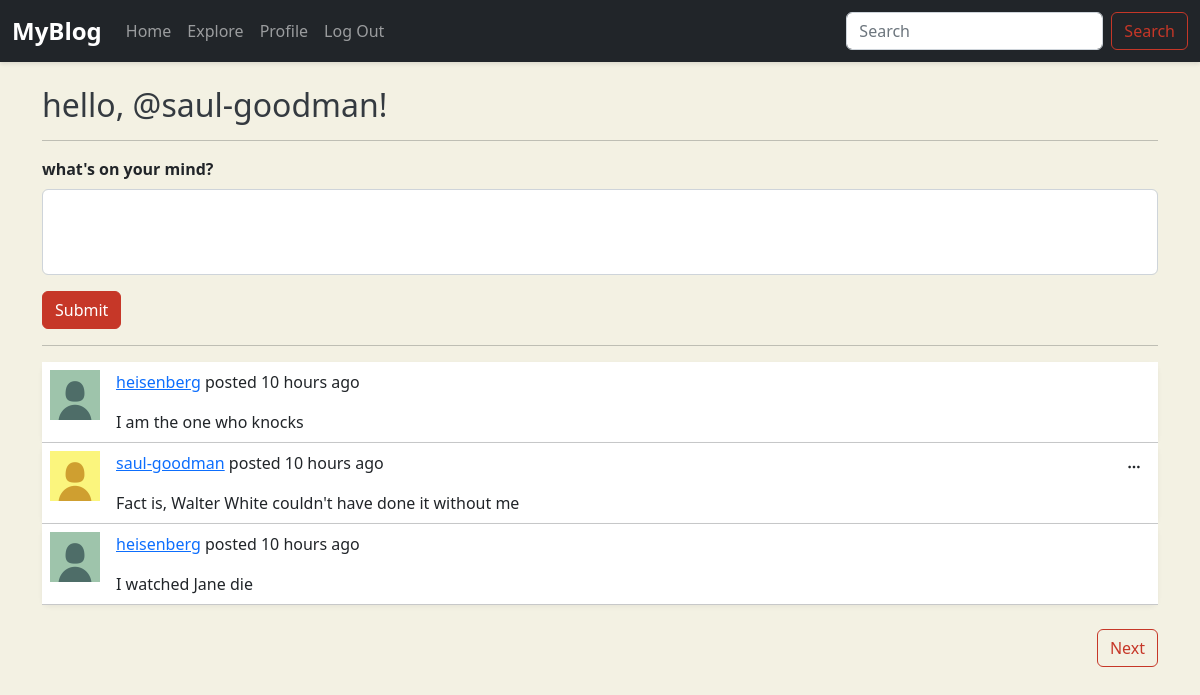
Screenshot of / (signed in) with the database file from the repository.
### tables this page shows
CREATE TABLE users (
id INTEGER PRIMARY KEY AUTOINCREMENT,
username TEXT UNIQUE NOT NULL,
hash TEXT NOT NULL,
name TEXT,
bio TEXT,
pfp TEXT);

CREATE TABLE posts (
id INTEGER PRIMARY KEY AUTOINCREMENT,
user_id INTEGER NOT NULL,
content TEXT NOT NULL,
post_time TIMESTAMP DEFAULT CURRENT_TIMESTAMP,
FOREIGN KEY (user_id) REFERENCES users(id) ON DELETE CASCADE);

### app.py (the view)
@app.route("/", methods=["GET", "POST"])
@login_required
def index():
    form = PostForm()
    db = get_db()
    cursor = db.cursor()
    if form.validate_on_submit():
        content = form.content.data
        cursor.execute("INSERT INTO posts (user_id, content, post_time) VALUES (?, ?, CURRENT_TIMESTAMP)", (session["user_id"], content))
        db.commit()
        return redirect("/")
    else:
        page = int(request.args.get("page", 1))
        per_page = 3
        offset = (page - 1) * per_page
        cursor.execute("SELECT posts.id, username, content, post_time, users.pfp FROM posts JOIN users ON users.id = user_id WHERE users.id IN (SELECT follows_id FROM follows WHERE follower_id = ? UNION SELECT ?) ORDER BY post_time DESC LIMIT ? OFFSET ?", (session["user_id"], session["user_id"], per_page, offset))
        posts = cursor.fetchall()
        for i in range(len(posts)):
            posts[i] = dict(posts[i])
            post = posts[i]
            post["post_time"] = time_ago(post["post_time"])
        cursor.execute("SELECT COUNT(*) FROM posts WHERE user_id IN (SELECT follows_id FROM follows WHERE follower_id = ? UNION SELECT ?)", (session["user_id"], session["user_id"]))
        total_posts = cursor.fetchone()[0]
        total_pages = max(1, (total_posts + per_page - 1) // per_page)
        if page > total_pages:
            return apology("Invalid Page Number")
        return render_template("index.html", posts=posts, form=form, page=page, total_pages=total_pages)

### app.py
class PostForm(FlaskForm):
    content = TextAreaField("Content", validators=[DataRequired(), Length(max=2000)])
    submit = SubmitField("Submit")

### app.py (called while the page is built)
@app.teardown_appcontext # this will automatically close the db connection after each request
def close_connection(exception):
    db = g.pop('db', None)
    if db is not None:
        db.close()

### helper.py (called while the page is built)
def get_db():
    if 'db' not in g:  # 'g' is a temporary storage object
        g.db = connect("blog.db") # 'db' is an attribute in which we are going to store the connection
        g.db.row_factory = Row  #rows will be a list while row will be an object
    return g.db

def login_required(main): # decorator function
    @wraps(main) # helps in importing some meta data to the inner function --> no use, it just makes stuff easier for the intepreter
    def inner(*args, **kwargs):  # args and kwargs already represent the arguements the main arguement recieves
        if not session.get("user_id"):
            return redirect("/login")
        return main(*args, **kwargs)
    return inner

def time_ago(post_time):
    post_time = datetime.strptime(post_time, "%Y-%m-%d %H:%M:%S").replace(tzinfo=timezone.utc)
    now = datetime.now(timezone.utc)
    seconds = int((now - post_time).total_seconds())
    if seconds < 60:
        return f"{seconds} seconds" if (seconds != 1) else f"{seconds} second"
    elif seconds < 60*60:
        minutes =  seconds // 60
        return f"{minutes} minutes" if (minutes > 1) else f"{minutes} minute"
    elif seconds < 60*60*24:
        hours = seconds // (60 * 60)
        return f"{hours} hours" if (hours > 1) else f"{hours} hour"
    else:
        days = seconds // (60*60*24)
        return f"{days} days" if (days > 1) else f"{days} day"

### templates/index.html (shortened to what this page needs)
{% extends "layout.html" %}
{% block body %}
    <div class="container py-4">
        <h2>hello, @{{ session.username }}!</h2>
        <hr>
        <form action="/" method="post" novalidate>
            <div class="mb-3">
                <label class="form-label">what's on your mind?</label>
                {{ form.content(class="form-control", rows="3", maxlength=2000) }}
            </div>
            <div class="mb-3">
                {{ form.submit(class="btn btn-success") }}
            </div>
        </form>
        <hr>
        {% set path = '/' %}
        {% include 'posts.html' %}
    </div>
{% endblock %}

### templates/posts.html (shortened to what this page needs)
<table class="table table-hover" id="posts" valign="top">
    {% for post in posts %}
        <tr>
            <td style="width: 60px;">
                <img src="{{ post.pfp }}" style="width: 50px; height: 50px;">
            </td>
            <td>
                <p>
                    <a href="/profile/{{ post.username }}">{{ post.username }}</a>
                    posted {{ post.post_time }} ago
                </p>
                {{ post.content }}
            </td>
            <td style="width: 1%; white-space: nowrap;">
                {% if post.username == session["username"] %}
                    <div class="dropdown text-end">
                        <button class="btn btn-sm" type="button" data-bs-toggle="dropdown" aria-expanded="false">
                            <i class="bi bi-three-dots"></i>
                        </button>
                    </div>
                {% endif %}
            </td>
        </tr>
    {% endfor %}
</table>
<div class="d-flex justify-content-between my-4">
    {% if total_pages > page %}
        <a class="btn btn-outline-success" href="{{ path }}?page={{ page + 1 }}#posts">Next</a>
    {% else %}
        <span></span>
    {% endif %}
</div>

### static/styles.css (style rules this page uses)
body { background-color: #f3f1e3; font-family: 'Segoe UI', Tahoma, Geneva, Verdana, sans-serif; }
h1, h2, h3 { color: #343a40; }
.form-label { font-weight: 600; }
textarea.form-control { resize: none; }
#posts tr { background-color: #ffffff; border-radius: 8px; box-shadow: 0 2px 5px rgba(0,0,0,0.05); margin-bottom: 1rem; padding: 1rem; border: #21252940; transition: background-color 0.2s ease; border-color: #21252940; }
.btn-outline-success { transition: background-color 0.2s ease, color 0.2s ease; --bs-btn-color: #c63728; --bs-btn-border-color: #c63728; --bs-btn-hover-color: #fff; --bs-btn-hover-bg: #c63728; --bs-btn-hover-border-color: #c63728; -bs-btn-active-color: #fff; --bs-btn-active-bg: #c63728; --bs-btn-active-border-color: #c63728; }
.btn-success { --bs-btn-color: #fff; --bs-btn-bg: #c63728; --bs-btn-border-color: #c63728; --bs-btn-hover-color: #fff; --bs-btn-hover-bg: #a93124; --bs-btn-hover-border-color: #a93124; --bs-btn-active-color: #fff; --bs-btn-active-bg: #a93124; --bs-btn-active-border-color: #a93124; }
.d-flex.justify-content-between { gap: 1rem; }
#posts td { vertical-align: top; }

### rows the page displays
users: username "saul-goodman"
posts: pfp (picture), username "heisenberg", post_time "10 hours", content "I am the one who knocks"
posts: pfp (picture), username "saul-goodman", post_time "10 hours", content "Fact is, Walter White couldn't have done it without me"
posts: pfp (picture), username "heisenberg", post_time "10 hours", content "I watched Jane die"
